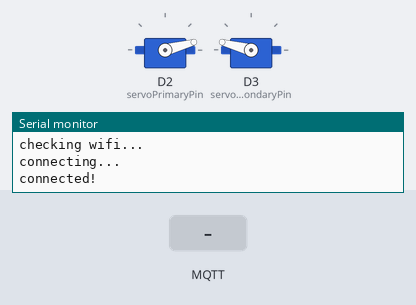
Simulated run of this sketch. Board: Arduino MKR. On the bench: 2 × servo, the last lines printed to the serial monitor. The test bench sets the inputs (shaded band). WiFi joins after 1.5 s; servers stay silent unless stated; no MQTT or app messages arrive unless stated.

Above: at 2.7 s.
2.8 s: MQTT message "true" arrives on the first subscribed topic
At 3.27 s:
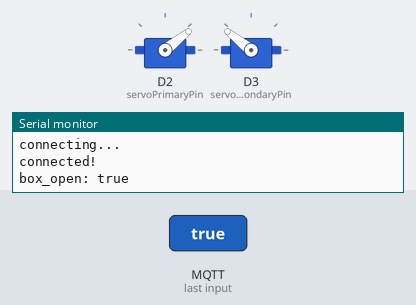
At 5.5 s:
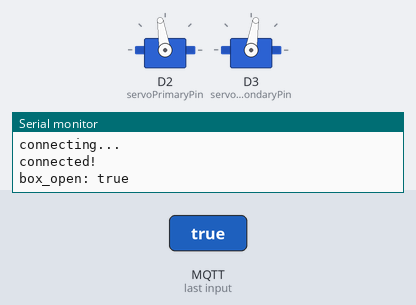
5.8 s: MQTT message "false" arrives on the first subscribed topic
At 6.55 s:
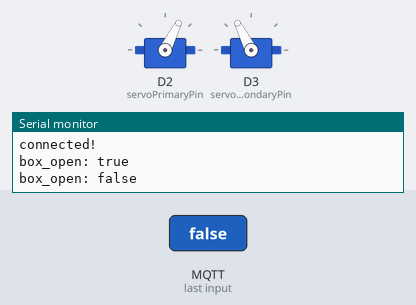
8.8 s: MQTT message "true" arrives on the first subscribed topic
Timing chart, 0 to 12.0 s (numbered marks = the images above; inputs shaded):
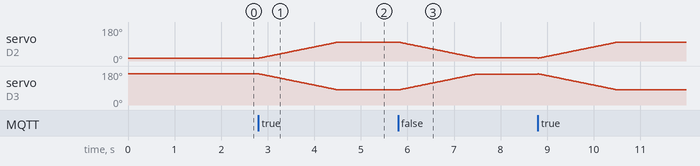

The sketch:

chocolate-box.ino
```cpp
#include <WiFi101.h>
#include <MQTT.h>
#include <Servo.h>

// Credentials for the Wifi Network
const char ssid[] = "your_wifi_network";
const char pass[] = "your_wifi_password";

WiFiClient net;
MQTTClient client;

// pins for the two Servos (Primary and Secondary)
const int servoPrimaryPin = 2;
const int servoSecondaryPin = 3;

// Calibration for the Primary servo
const int boxPrimaryOpened = 100;
const int boxPrimaryClosed = 15;
int boxPrimaryStatus = 15;

// Calibration for the Secondary servo
const int boxSecondaryOpened = 80;
const int boxSecondaryClosed = 165;
int boxSecondaryStatus = 165;

// The two servos
Servo servoPrimary;
Servo servoSecondary;


// Establishing the WiFi Connection
void connect() {
  Serial.print( "checking wifi..." );
  while ( WiFi.status() != WL_CONNECTED ) {
    Serial.print( "." );
    delay( 1000 );
  }
  Serial.print( "\nconnecting..." );
  while ( !client.connect( "arduino" , "try" , "try" ) ) {
    Serial.print( "." );
    delay( 1000 );
  }
  Serial.println( "\nconnected!" );

  // Subscription to the MQTT Topic on the broker
  client.subscribe( "box_open" );

}
void messageReceived( String &topic , String &payload ) {
  Serial.print( topic );
  Serial.print( ": " );
  Serial.println( payload );

  // if payload on the MQTT message is 'true' and the box is not already open, the servos open the box
  if ( payload == "true" ){
    if ( boxPrimaryStatus != boxPrimaryOpened ) {
      for ( int i = boxPrimaryClosed ; i < boxPrimaryOpened ; i++ ){
        servoPrimary.write( i );
        servoSecondary.write( boxSecondaryClosed - ( i - boxPrimaryClosed ) );

        // Opening speed
        delay(20);
      }
      boxPrimaryStatus = boxPrimaryOpened;
    }
  }
  // if the payload on the MQTT message is 'false' and the box is not already cloase, the servos close the box
  if ( payload == "false" ){
    if ( boxPrimaryStatus != boxPrimaryClosed ) {
      for ( int i = boxPrimaryOpened ; i > boxPrimaryClosed ; i-- ){
        servoPrimary.write( i );
        servoSecondary.write( boxPrimaryOpened + boxSecondaryOpened - i );

        // Closing speed
        delay(20);
      }
      boxPrimaryStatus = boxPrimaryClosed;
    }
  }
}

void setup() {

  // initializing the servos and the default position (closed)
  servoPrimary.attach( servoPrimaryPin );
  servoSecondary.attach( servoSecondaryPin );
  servoPrimary.write( boxPrimaryStatus );
  servoSecondary.write( boxSecondaryStatus );

  // initializing Serial (for debug) and Wifi
  Serial.begin( 115200 );
  WiFi.begin( ssid , pass );

  // IP address of the MQTT Broker
  client.begin( "your_MQTT_broker_IP_Address" , net );
  client.onMessage( messageReceived );
  connect();
}

void loop() {
  client.loop();
  if ( !client.connected() ) {
    connect();
  }
}
```

Measured:
- after the input at 2.8 s, servo on D2 (servoPrimaryPin): moves from 15° to 99° over 1.7 s, starting at once; servo on D3 (servoSecondaryPin): moves from 165° to 81° over 1.7 s, starting at once
